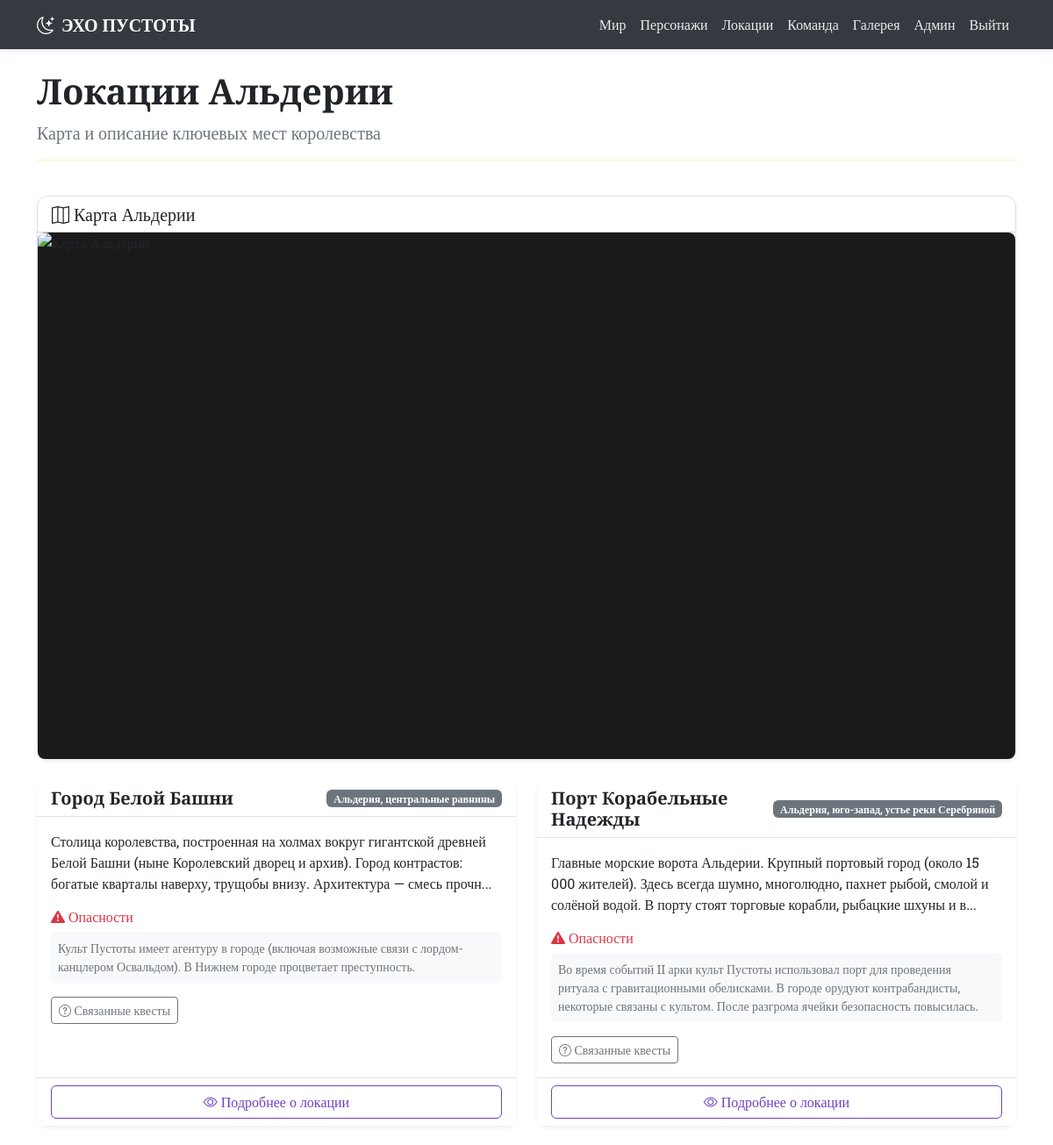
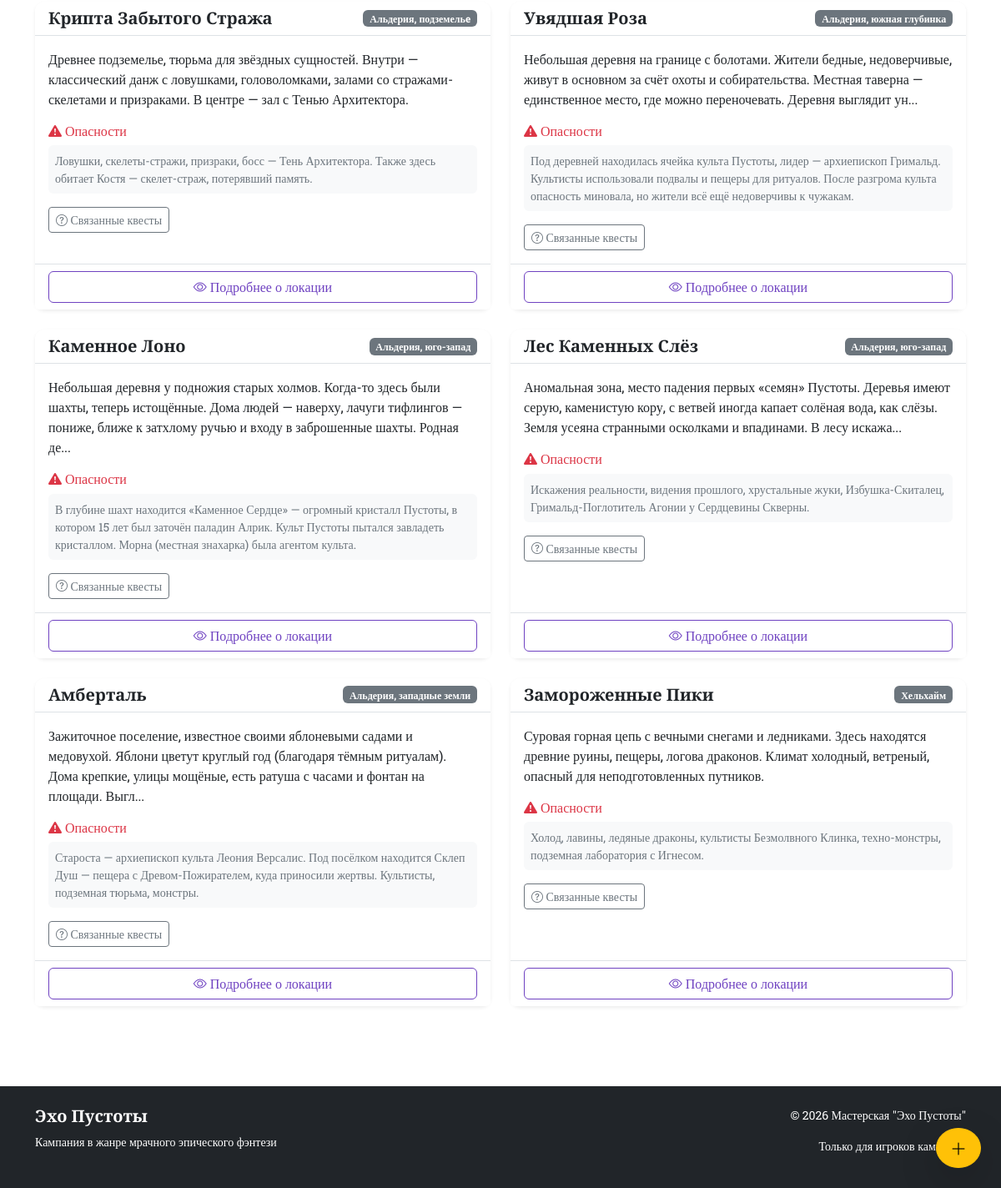
The page /locations (signed in) on the database its author committed (2 pictures, top to bottom).
### app.py (models this page shows)
class Location(db.Model):
    __tablename__ = 'locations'
    id = db.Column(db.Integer, primary_key=True)
    name = db.Column(db.String(100), nullable=False)
    region = db.Column(db.String(100))
    description = db.Column(db.Text)
    dangers = db.Column(db.Text)
    quests = db.Column(db.Text)
    npc_ids = db.Column(db.String(200))
    map_x = db.Column(db.Integer, default=50)
    map_y = db.Column(db.Integer, default=50)

### app.py (the view)
@app.route('/locations')
def locations():
    locations = Location.query.all()
    return render_template('locations.html', locations=locations)

### app.py (called while the page is built)
@login_manager.user_loader
def load_user(user_id):
    return User.query.get(int(user_id))

### templates/locations.html (shortened to what this page needs)
{% extends "base.html" %}
{% block content %}
<div class="row mb-4">
    <div class="col-12">
        <h1 class="cinzel text-dark">Локации Альдерии</h1>
        <p class="lead text-secondary">Карта и описание ключевых мест королевства</p>
        <hr class="border-warning">
    </div>
</div>
<div class="card shadow-sm mb-4">
    <div class="card-header bg-white">
        <h5 class="mb-0 text-dark"><i class="bi bi-map"></i> Карта Альдерии</h5>
    </div>
    <div class="card-body p-0">
        <div id="mapContainer" class="position-relative" style="height: 600px; background: #1a1a1a; border-radius: 8px; overflow: auto;">
            <div id="mapImageContainer" style="position: relative; width: 1750px; height: 1536px; margin: 0 auto;">
                <img src="{{ url_for('static', filename='images/map.jpg') }}"
                     style="width: 100%; height: 100%; object-fit: contain; display: block;"
                     alt="Карта Альдерии">
            </div>
        </div>
    </div>
</div>
<div class="row" id="locationsList">
    {% for loc in locations %}
    <div class="col-md-6 mb-4">
        <div class="card h-100 shadow-sm border-0">
            <div class="card-header bg-white border-bottom">
                <div class="d-flex justify-content-between align-items-center">
                    <h5 class="mb-0 cinzel text-dark">{{ loc.name }}</h5>
                    <span class="badge bg-secondary">{{ loc.region }}</span>
                </div>
            </div>
            <div class="card-body bg-white">
                <p class="text-dark">
                    {% if loc.description %}
                        {{ loc.description[:200] }}{% if loc.description|length > 200 %}...{% endif %}
                    {% else %}
                        Описание пока не добавлено
                    {% endif %}
                </p>
                <div class="mt-3">
                    <h6 class="text-danger mb-2"><i class="bi bi-exclamation-triangle-fill"></i> Опасности</h6>
                    <p class="small text-secondary bg-light p-2 rounded">
                        {% if loc.dangers %}
                            {{ loc.dangers }}
                        {% else %}
                            Информация уточняется
                        {% endif %}
                    </p>
                </div>
                {% if loc.quests %}
                <div class="mt-3">
                    <button class="btn btn-outline-secondary btn-sm" type="button"
                            data-bs-toggle="collapse"
                            data-bs-target="#questsCollapse{{ loc.id }}">
                        <i class="bi bi-question-circle"></i> Связанные квесты
                    </button>
                </div>
                {% endif %}
            </div>
            <div class="card-footer bg-white border-top">
                <button class="btn btn-outline-primary w-100 view-location-btn" data-location-id="{{ loc.id }}">
                    <i class="bi bi-eye"></i> Подробнее о локации
                </button>
            </div>
        </div>
    </div>
    {% endfor %}
</div>
{% if current_user.is_authenticated %}
<div class="position-fixed bottom-0 end-0 m-4" style="z-index: 1000;">
    <a href="{{ url_for('add_location') }}" class="btn btn-warning btn-lg rounded-circle shadow-lg">
        <i class="bi bi-plus-lg"></i>
    </a>
</div>
{% endif %}
{% endblock %}

### static/css/style.css (style rules this page uses)
:root { --primary-light: #ffffff; --secondary-light: #f8f9fa; --accent-red: #dc3545; --accent-purple: #6f42c1; --accent-gold: #ffc107; --accent-dark: #343a40; --text-dark: #212529; --text-light: #6c757d; }
body { background-color: var(--primary-light); color: var(--text-dark); font-family: 'Roboto Slab', serif; min-height: 100vh; display: flex; flex-direction: column; }
.cinzel { font-family: 'Cinzel', serif; font-weight: 700; }
.card { transition: transform 0.3s, box-shadow 0.3s; border: 1px solid #dee2e6; background-color: white; }
.card { border-radius: 12px; }
.card-header { border-radius: 12px 12px 0 0 !important; }
.btn-outline-primary { color: #6f42c1; border-color: #6f42c1; }

### rows shown on the page
Location: name "Город Белой Башни", region "Альдерия, центральные равнины", description "Столица королевства, построенная на холмах вокруг гигантской древней Белой Башни (ныне Королевский дворец и архив). Город контрастов: богатые кварталы наверху, трущобы внизу. Архитектура — смесь прочн", dangers "Культ Пустоты имеет агентуру в городе (включая возможные связи с лордом-канцлером Освальдом). В Нижнем городе процветает преступность."
Location: name "Порт Корабельные Надежды", region "Альдерия, юго-запад, устье реки Серебряной", description "Главные морские ворота Альдерии. Крупный портовый город (около 15 000 жителей). Здесь всегда шумно, многолюдно, пахнет рыбой, смолой и солёной водой. В порту стоят торговые корабли, рыбацкие шхуны и в", dangers "Во время событий II арки культ Пустоты использовал порт для проведения ритуала с гравитационными обелисками. В городе орудуют контрабандисты, некоторые связаны с культом. После разгрома ячейки безопасность повысилась."
Location: name "Крипта Забытого Стража", region "Альдерия, подземельe", description "Древнее подземелье, тюрьма для звёздных сущностей. Внутри — классический данж с ловушками, головоломками, залами со стражами-скелетами и призраками. В центре — зал с Тенью Архитектора.", dangers "Ловушки, скелеты-стражи, призраки, босс — Тень Архитектора. Также здесь обитает Костя — скелет-страж, потерявший память."
Location: name "Увядшая Роза", region "Альдерия, южная глубинка", description "Небольшая деревня на границе с болотами. Жители бедные, недоверчивые, живут в основном за счёт охоты и собирательства. Местная таверна — единственное место, где можно переночевать. Деревня выглядит ун", dangers "Под деревней находилась ячейка культа Пустоты, лидер — архиепископ Гримальд. Культисты использовали подвалы и пещеры для ритуалов. После разгрома культа опасность миновала, но жители всё ещё недоверчивы к чужакам."
Location: name "Каменное Лоно", region "Альдерия, юго-запад", description "Небольшая деревня у подножия старых холмов. Когда-то здесь были шахты, теперь истощённые. Дома людей — наверху, лачуги тифлингов — пониже, ближе к затхлому ручью и входу в заброшенные шахты. Родная де", dangers "В глубине шахт находится «Каменное Сердце» — огромный кристалл Пустоты, в котором 15 лет был заточён паладин Алрик. Культ Пустоты пытался завладеть кристаллом. Морна (местная знахарка) была агентом культа."
Location: name "Лес Каменных Слёз", region "Альдерия, юго-запад", description "Аномальная зона, место падения первых «семян» Пустоты. Деревья имеют серую, каменистую кору, с ветвей иногда капает солёная вода, как слёзы. Земля усеяна странными осколками и впадинами. В лесу искажа", dangers "Искажения реальности, видения прошлого, хрустальные жуки, Избушка-Скиталец, Гримальд-Поглотитель Агонии у Сердцевины Скверны."
Location: name "Амберталь", region "Альдерия, западные земли", description "Зажиточное поселение, известное своими яблоневыми садами и медовухой. Яблони цветут круглый год (благодаря тёмным ритуалам). Дома крепкие, улицы мощёные, есть ратуша с часами и фонтан на площади. Выгл", dangers "Староста — архиепископ культа Леония Версалис. Под посёлком находится Склеп Душ — пещера с Древом-Пожирателем, куда приносили жертвы. Культисты, подземная тюрьма, монстры."
Location: name "Замороженные Пики", region "Хельхайм", description "Суровая горная цепь с вечными снегами и ледниками. Здесь находятся древние руины, пещеры, логова драконов. Климат холодный, ветреный, опасный для неподготовленных путников.", dangers "Холод, лавины, ледяные драконы, культисты Безмолвного Клинка, техно-монстры, подземная лаборатория с Игнесом."
